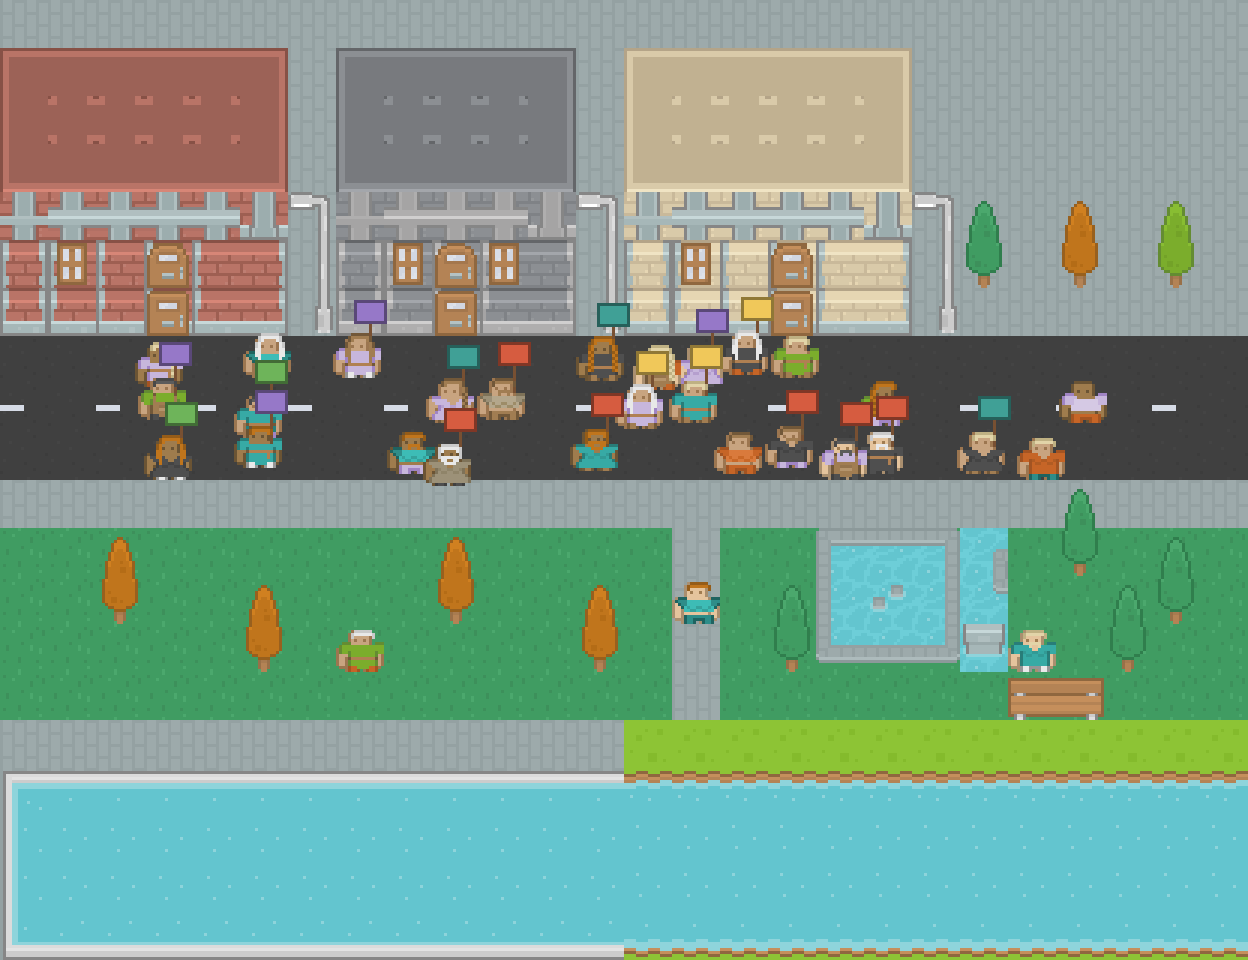

Source code (Python):
# Planche de démonstration : assemble des tuiles Kenney (CC0) en une petite scène.
import sys, random
from PIL import Image, ImageDraw
K = sys.argv[1]; OUT = sys.argv[2]
P = 17  # 16 px + 1 px de marge
def sheet(p):
    im = Image.open(p).convert("RGBA")
    px = im.load()
    for y in range(im.height):
        for x in range(im.width):
            if px[x, y][:3] == (255, 0, 255): px[x, y] = (0, 0, 0, 0)
    return im
city = sheet(K + "/city/Spritesheet/roguelikeCity_transparent.png")
chars = sheet(K + "/chars/Spritesheet/roguelikeChar_transparent.png")
rpg = sheet(K + "/rpg/Spritesheet/roguelikeSheet_transparent.png")  # eau et berges (Roguelike RPG pack)
def T(c, r, s=city): return s.crop((c*P, r*P, c*P+16, r*P+16))

W, H = 26, 20
cv = Image.new("RGBA", (W*16, H*16), (0, 0, 0, 255))
def put(c, r, x, y, s=city): cv.alpha_composite(T(c, r, s), (x*16, y*16))

# Sol : trottoir partout, puis rue, puis parc
for y in range(H):
    for x in range(W): put(1, 20, x, y)
for x in range(W):
    for y in (7, 8, 9): put(11, 19, x, y)          # asphalte
    if x % 2 == 0: put(9, 19, x, 8)                # pointillés centraux
for x in range(15, W):
    for y in range(11, H): put(0, 24, x, y)        # pelouse du parc
for x in range(0, 14):
    for y in range(11, H): put(0, 24, x, y)

def building(x0, w, roof_c0, wall_c0):
    # toit 9-slice (3 rangées) + façade (rangées 9-10 du pack)
    for y in range(3):
        for x in range(w):
            cx = 0 if x == 0 else (1 if x == w-1 else 2)
            if y == 0: c, r = [(0,0),(1,0),(2,0)][cx]
            elif y == 2: c, r = [(0,1),(1,1),(2,1)][cx]
            else: c, r = [(3,0),(3,1),(2,3)][cx]
            put(roof_c0 + c, r, x0 + x, y + 1)
    for x in range(w):
        put(wall_c0 + (0 if x == 0 else 3 if x == w-1 else 1), 4, x0 + x, 4)
        for i, y in enumerate((5, 6)):
            put(wall_c0 + (0 if x == 0 else 3 if x == w-1 else 1), 9 + i, x0 + x, y)
    for x in range(1, w-1, 2): put(25, 16, x0 + x, 5)   # fenêtres
    d = x0 + w // 2
    put(20, 26, d, 5); put(20, 27, d, 6)                 # porte

building(0, 6, 0, 0)     # brique rouge
building(7, 5, 8, 4)     # pierre grise
building(13, 6, 24, 8)   # pierre beige
# arbres et lampadaires le long du trottoir
for x in (20, 22, 24):
    put(31 + (x % 3), 10, x, 4); put(31 + (x % 3), 11, x, 5)
for x in (6, 12, 19):
    put(1, 16, x, 4); put(1, 17, x, 5); put(1, 18, x, 6)

# Rivière (Roguelike RPG pack) : quai en pierre à gauche, berge naturelle à droite
for x in range(W):
    for y in range(15, H): put(1, 20, x, y)
for x in range(W):
    stone = x < 13
    c0 = 3 if 0 < x < W - 1 else (2 if x == 0 else 4)
    if not stone: c0 = 3
    top, mid, bot = ((3, 4, 5) if stone else (0, 1, 2))
    put(c0, top, x, 16, rpg); put(c0, mid, x, 17, rpg); put(c0, mid, x, 18, rpg); put(c0, bot, x, 19, rpg)
for x in range(13, W):
    put(5, 0, x, 15, rpg)   # pelouse claire au-dessus de la berge naturelle

# Parc : bassin (eau), arbres, bancs
for dy in range(3):
    for dx in range(2): put(26 + dx, 4 + dy, 17 + dx, 11 + dy)
    for dx in range(2): put(28 + dx, 4 + dy, 19 + dx, 11 + dy)
for (x, y) in [(22, 11), (24, 12), (16, 13), (23, 13)]:
    put(33, 10, x, y - 1); put(33, 11, x, y)
put(17, 15, 21, 14); put(18, 15, 22, 14)
for (x, y) in [(2, 12), (5, 13), (9, 12), (12, 13)]:
    put(32, 10, x, y - 1); put(32, 11, x, y)

# Personnages modulaires : corps + pantalon + haut + cheveux
random.seed(4)
skins = [0, 1, 2]
pants = [0, 1, 2, 5, 6, 7]
tops = [(c, r) for c in range(6, 18) for r in (0, 2, 5, 7)]
hairs = [(c, r) for c in range(19, 27) for r in (0, 1, 4, 5, 8, 9)]
colors = [(214, 92, 64), (64, 160, 150), (240, 200, 90), (150, 120, 200), (110, 180, 90)]
def person(px_, py_, sign):
    sp = Image.new("RGBA", (16, 16))
    sp.alpha_composite(T(0, random.choice(skins), chars))
    sp.alpha_composite(T(3, random.choice(pants), chars))
    sp.alpha_composite(T(*random.choice(tops), chars))
    sp.alpha_composite(T(*random.choice(hairs), chars))
    if sign:  # pancarte générée par script : couleur + forme, sur un manche
        d = ImageDraw.Draw(cv)
        col = random.choice(colors); dark = tuple(int(v * .6) for v in col)
        d.line([(px_ + 12, py_ - 4), (px_ + 12, py_ + 8)], fill=(120, 80, 50))
        d.rectangle([px_ + 7, py_ - 10, px_ + 17, py_ - 3], fill=col, outline=dark)
    cv.alpha_composite(sp, (px_, py_))
spots = [(x * 16 + random.randint(-3, 3), y * 16 + random.randint(-4, 2))
         for x in range(3, 23) for y in (7, 8, 9) if random.random() < .55]
for (x, y) in sorted(spots, key=lambda p: p[1]):   # profondeur = position y
    person(x, y, random.random() < .45)
# quelques passants dans le parc
for (x, y) in [(14, 12), (21, 13), (7, 13)]:
    person(x * 16, y * 16, False)

cv.resize((cv.width * 3, cv.height * 3), Image.NEAREST).save(OUT)
print(OUT, cv.size)
